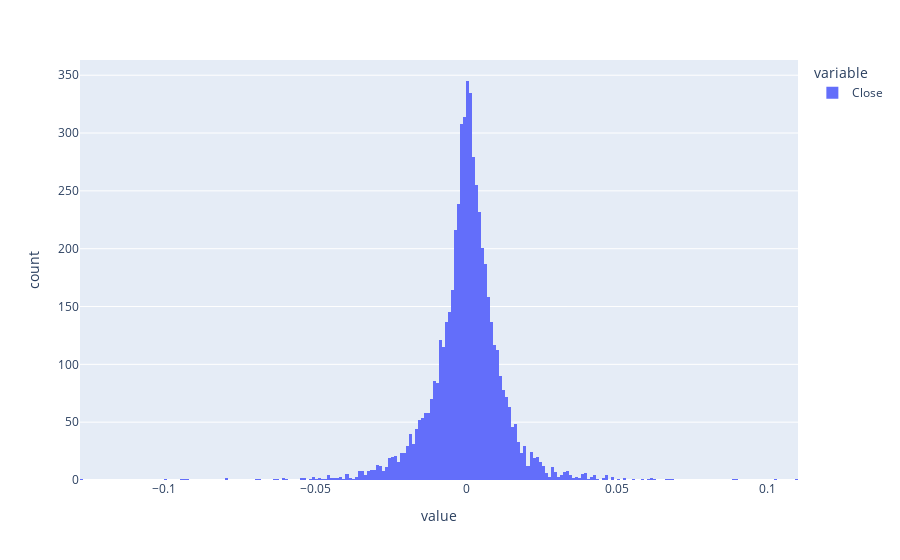

Notebook code for this chart:
### Markdown cell above
## Histogram of log returns

### Code cell
log_returns.plot(kind='hist')

### Figure 1 — Plotly figure (JSON) as saved in the notebook; plotly's stock layout.template omitted (floating-point values rounded to 4 significant figures; data arrays with more than 128 entries replaced by an {"elided": "..."} marker saying what was removed)
{"data": [{"alignmentgroup": "True", "bingroup": "x", "hovertemplate": "variable=Close<br>value=%{x}<br>count=%{y}<extra></extra>", "legendgroup": "Close", "marker": {"color": "#636efa", "pattern": {"shape": ""}}, "name": "Close", "offsetgroup": "Close", "orientation": "v", "showlegend": true, "type": "histogram", "x": {"elided": "5677 float values"}, "xaxis": "x", "yaxis": "y"}], "layout": {"autosize": true, "barmode": "relative", "legend": {"title": {"text": "variable"}, "tracegroupgap": 0}, "margin": {"t": 60}, "xaxis": {"anchor": "y", "autorange": true, "domain": [0, 1], "range": [-0.128, 0.11], "title": {"text": "value"}, "type": "linear"}, "yaxis": {"anchor": "x", "autorange": true, "domain": [0, 1], "range": [0, 363.2], "title": {"text": "count"}}}}
